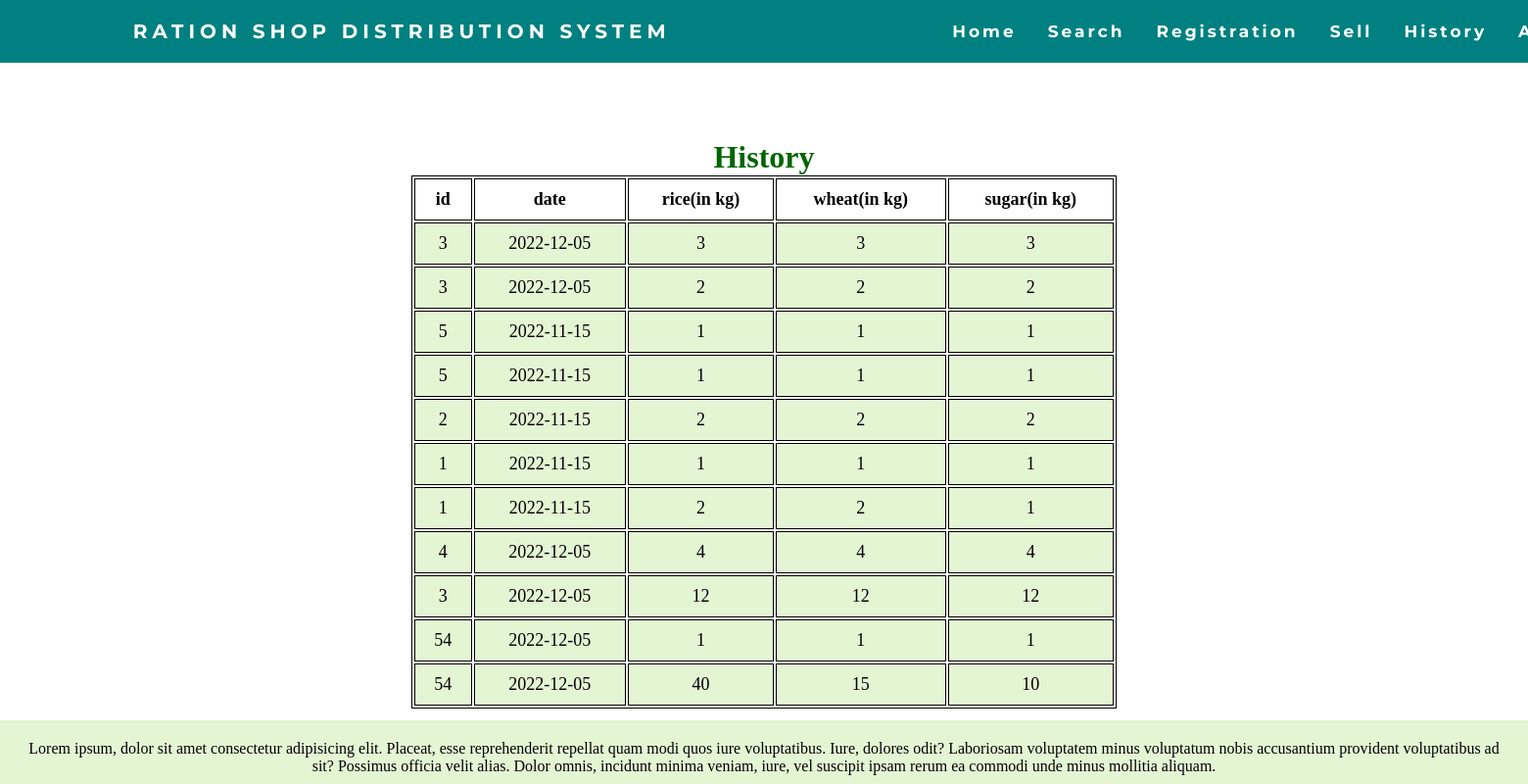
Page /Frontend/history.php on the committed database.
### tables this page shows
CREATE TABLE `history` (
  `id` int(3) NOT NULL,
  `date` date NOT NULL,
  `rice` int(3) NOT NULL,
  `wheat` int(3) NOT NULL,
  `sugar` int(3) NOT NULL
);

### Frontend/history.php (the view, shortened to what this page needs)
<!DOCTYPE html>
<html lang="en">
<head>
  <link rel="stylesheet" href="history.css" />
</head>
<body>
  <header>
    <nav>
      <div class="heading">
        <h4>Ration Shop Distribution System </h4>
      </div>
      <ul class="nav-links">
      <li><a class="home" href="adminpage.php">Home</a></li>
        <li><a href="search_user.php">Search</a></li>
        <li><a href="registration.php">Registration</a></li>
        <li><a href="sell.php">Sell</a></li>
        <li><a href="history.php">History</a></li>
        <li><a href="add_stock.php">Add_Stock</a></li>
      </ul>
    </nav>
  </header>
  <div class="a">
    <?php
    $user = 'root';
    $password = '';
    $database = 'DBMS';
    $servername = 'localhost:3306';
    $mysqli = new mysqli($servername, $user,
      $password, $database);
    $sql = " SELECT * FROM `history` ; ";
    $result = $mysqli->query($sql);
    ?>
    <!DOCTYPE html>
    <html lang="en">
    <head>
    </head>
    <body>
      <section>
        <table>
          <caption>
            <h1>History</h1>
          </caption>
          <tr>
          <th>id</th>
           <th>date</th>
            <th>rice(in kg)</th>
            <th>wheat(in kg)</th>
            <th>sugar(in kg)</th>
          </tr>
          <?php
          while ($rows = $result->fetch_assoc()  ) {
          ?>
          <tr>
            <td>
              <?php echo $rows['id']; ?>
            </td>
            <td>
              <?php echo $rows['date']; ?>
            </td>
            <td>
              <?php echo $rows['rice']; ?>
            </td>
            <td><?php echo $rows['wheat']; ?></td>
            <td><?php echo $rows['sugar']; ?></td>
          </tr>
          <?php
          }
          ?>
        </table>
      </section>
    </body>
    </html>
  </div>
  <div id="information">
    Lorem ipsum, dolor sit amet consectetur adipisicing
    elit. Placeat, esse reprehenderit repellat quam modi
    quos iure voluptatibus.
    Iure, dolores odit? Laboriosam voluptatem minus
    voluptatum nobis accusantium provident voluptatibus ad
    sit? Possimus officia velit alias. Dolor omnis, incidunt
    minima veniam, iure, vel suscipit
    ipsam rerum ea commodi unde minus mollitia aliquam.
  </div>
</body>
</html>

### Frontend/history.css (style rules this page uses)
* { margin: 0px; padding: 0px; }
nav { display: flex; justify-content: space-around; align-items: center; min-height: 8vh; background-color: teal; font-family: "Montserrat", sans-serif; }
.heading { color: white; text-transform: uppercase; letter-spacing: 5px; font-size: 20px; }
.nav-links { display: flex; justify-content: space-around; width: 30%; }
.nav-links li { list-style: none; }
.nav-links a { color: white; text-decoration: none; letter-spacing: 3px; font-weight: bold; font-size: 17px; padding: 14px 16px; }
#information { text-emphasis-color: blue; height: 10px; background-color: #2596be; }

### Frontend/history.php (style rules this page uses)
#information { color: black; background-color: #E4F5D4; text-align: center; height: 25px; padding: 20px; position :fixed; bottom:0px; }
table { margin: 5% auto; font-size: large; border: 1px solid black; width: 40em; }
h1 { text-align: center; color: #006600; font-size: xx-large; font-family: 'Gill Sans', 'Gill Sans MT', ' Calibri', 'Trebuchet MS', 'sans-serif'; }
td { background-color: #E4F5D4; border: 1px solid black; }
th, td { font-weight: bold; border: 1px solid black; padding: 10px; text-align: center; }
td { font-weight: lighter; }

### rows in the picture
history: id "3", date "2022-12-05", rice "3", wheat "3", sugar "3"
history: id "3", date "2022-12-05", rice "2", wheat "2", sugar "2"
history: id "5", date "2022-11-15", rice "1", wheat "1", sugar "1"
history: id "5", date "2022-11-15", rice "1", wheat "1", sugar "1"
history: id "2", date "2022-11-15", rice "2", wheat "2", sugar "2"
history: id "1", date "2022-11-15", rice "1", wheat "1", sugar "1"
history: id "1", date "2022-11-15", rice "2", wheat "2", sugar "1"
history: id "4", date "2022-12-05", rice "4", wheat "4", sugar "4"
history: id "3", date "2022-12-05", rice "12", wheat "12", sugar "12"
history: id "54", date "2022-12-05", rice "1", wheat "1", sugar "1"
history: id "54", date "2022-12-05", rice "40", wheat "15", sugar "10"
